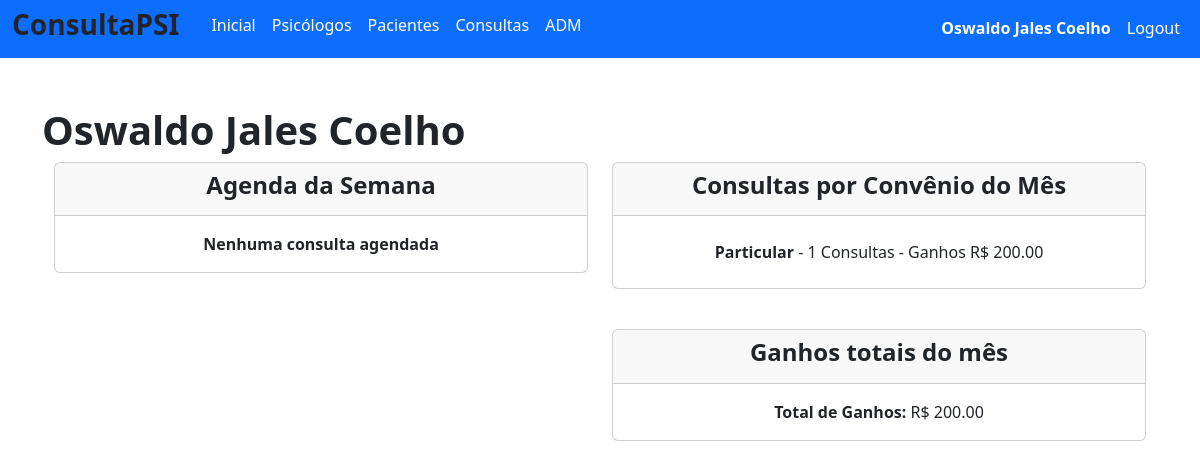
/ (signed in), run on an earlier commit of the app's database.
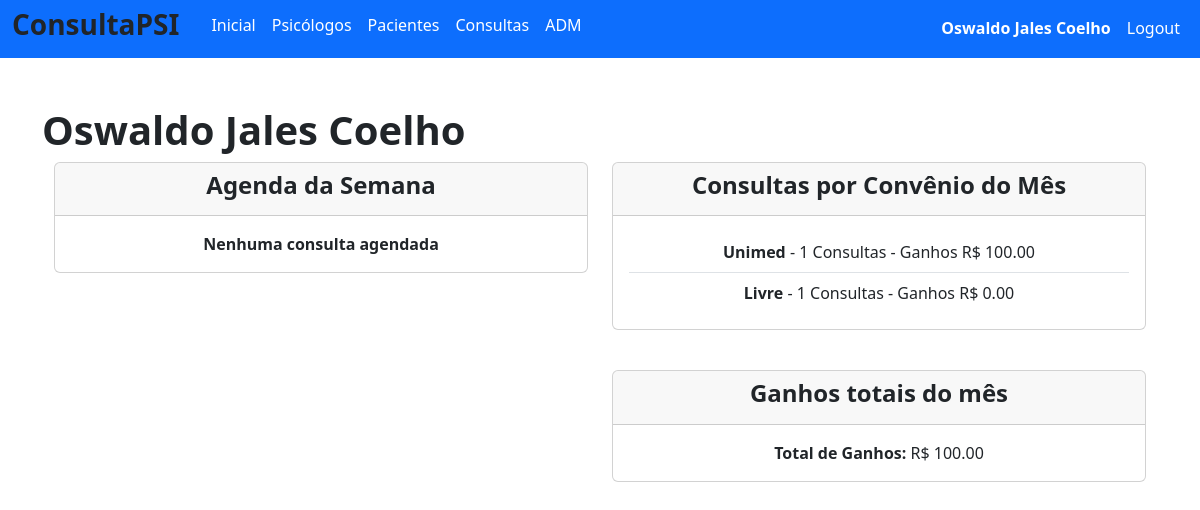
And on a later commit of the database.
### database/models/convenio_model.py (models this page shows, shortened)
class Convenio(db.Model):
    __tablename__ = "convenio"
    id = db.Column(db.Integer, primary_key=True)
    convenio = db.Column('convenio', db.String(150), unique=True, nullable=False)
    valor_consulta = db.Column('valor_consulta', db.Float, nullable=False)
    user_id = db.Column(db.Integer, db.ForeignKey('user.id'))

### main.py (the view)
@app.route('/')
def index():
    if not current_user.is_authenticated:
        return redirect('/login')
    if current_user.tipo == 'não informado':
        return redirect(f'/user/finalizar/{current_user.id}')
    if current_user.tipo == 'psicólogo':
        hoje = datetime.today().date()
        semana_inicio = hoje - timedelta(days=hoje.weekday())
        semana_fim = semana_inicio + timedelta(days=6)
        consultas_semana, _ = ConsultaService.get_consultas_by_date_range(start_date=semana_inicio, end_date=semana_fim, psi_id=current_user.id)
        relatorio_convenio, ganhos = ConsultaService.get_relatorio_convenio_e_ganhos(current_user.id)
        return render_template('index.html', consultas_semana=consultas_semana, relatorio_convenio=relatorio_convenio, ganhos=ganhos)
    return render_template('index.html')

### routes/login.py (called while the page is built)
@login_manager.user_loader
def get_user(id):
    return User.query.get(id)

### service/consulta_service.py (called while the page is built)
    @staticmethod
    def get_consultas_by_date_range(start_date, end_date, psi_id=None):
        try:
            query = Consulta.query.filter(Consulta.data_consulta.between(start_date, end_date))
            if psi_id:
                query = query.filter_by(psi_id=psi_id)
            consultas = query.order_by(asc(Consulta.data_consulta)).all()
            return consultas, None
        except Exception as e:
            return None, str(e)

### templates/index.html
{% extends 'base.html' %}
{% block conteudo %}
{% if current_user.is_authenticated %}
    {% if current_user.tipo == 'não informado' %}
    <h3>Precisamos terminar seu cadastro!</h3>
    <br>
    <form method="post" action="/user/update/{{ current_user.id }}">
        <div class="mb-3">
            <label for="psi_id" class="form-label">Função:</label>
            <select class="form-select" id="psi_id" name="psi_id" aria-label="Default select example" onchange="toggleFields()">
                <option selected value=""> - </option>
                <option value="atendente">Atendente</option>
                <option value="psicólogo">Psicólogo</option>
            </select>
        </div>
        <div class="mb-3">
            <label for="crp" class="form-label">CRP:</label>
            <input class="form-control" type="text" id="crp" name="crp" disabled>
        </div>
        <div class="mb-3">
            <label for="abordagem" class="form-label">Abordagem:</label>
            <input class="form-control" type="text" id="abordagem" name="abordagem" disabled>
        </div>
        <input type="submit" class="btn btn-primary" value="Cadastrar">
        <br>
    </form>
    <script>
        function toggleFields() {
            var psiId = document.getElementById('psi_id').value;
            var crpField = document.getElementById('crp');
            var abordagemField = document.getElementById('abordagem');
            if (psiId === 'psicólogo') {
                crpField.disabled = false;
                abordagemField.disabled = false;
            } else {
                crpField.value = '';
                abordagemField.value = '';
                crpField.disabled = true;
                abordagemField.disabled = true;
            }
        }
        // Initialize the state of the fields based on the selected value on page load
        document.addEventListener('DOMContentLoaded', function() {
            toggleFields();
        });
    </script>
    {% elif current_user.tipo == 'psicólogo' %}
    <h1><strong>{{ current_user.nome }} {{ current_user.sobrenome }}</strong></h1>
    <div class="container text-center">
        <div class="row">
            <div class="col-md-6">
                <div class="card">
                    <div class="card-header">
                        <h4><strong>Agenda da Semana</strong></h4>
                    </div>
                    <div class="card-body">
                        {% if consultas_semana %}
                            <ul class="list-group list-group-flush">
                                {% for consulta in consultas_semana %}
                                    <li class="list-group-item">
                                        <p class="mb-0"> <strong>{{ consulta.data_consulta.strftime('%d/%m/%Y') }} </strong> - {{ consulta.hora_consulta }} - {{ consulta.paciente.nome }}</p>
                                    </li>
                                {% endfor %}
                            </ul>
                        {% else %}
                            <p class="card-text"><strong>Nenhuma consulta agendada</strong></p>
                        {% endif %}
                    </div>
                </div>
            </div>
            <div class="col-md-6">
                <div class="card">
                    <div class="card-header">
                        <h4><strong>Consultas por Convênio do Mês</strong></h4>
                    </div>
                    <div class="card-body">
                        {% if relatorio_convenio %}
                            <ul class="list-group list-group-flush">
                                {% for item in relatorio_convenio %}
                                    <li class="list-group-item">
                                        <p class="mb-0"><strong>{{ item.convenio }}</strong> - {{ item.quantidade }} Consultas - Ganhos R$ {{ "%.2f"|format(item.ganhos) }}</p>
                                    </li>
                                {% endfor %}
                            </ul>
                        {% else %}
                            <p class="card-text"><strong>Nenhum dado disponível</strong></p>
                        {% endif %}
                    </div>
                </div>
                <br>
                <div class="card mt-3">
                    <div class="card-header">
                        <h4><strong>Ganhos totais do mês</strong></h4>
                    </div>
                    <div class="card-body">
                        <p class="card-text"><strong>Total de Ganhos:</strong> R$ {{ "%.2f"|format(ganhos) }}</p>
                    </div>
                </div>
            </div>
        </div>
    </div>
    {% else %}
    <h3>Atendente</h3>
    {% endif %}
{% else %}
    <p>Você precisa estar autenticado para acessar esta página. <a href="/login">Faça login</a></p>
{% endif %}
{% endblock %}

What changed in the data, as far as the page shows it:
no longer on this page (row edited): Convenio: convenio "Particular", quantidade "1", ganhos "200.00"
now on this page (row edited): Convenio: convenio "Unimed", quantidade "1", ganhos "100.00"
added Convenio: convenio "Livre", quantidade "1", ganhos "0.00"
Also different on the page:
{{ "%.2f"|format(ganhos) }}: "200.00" → "100.00"
